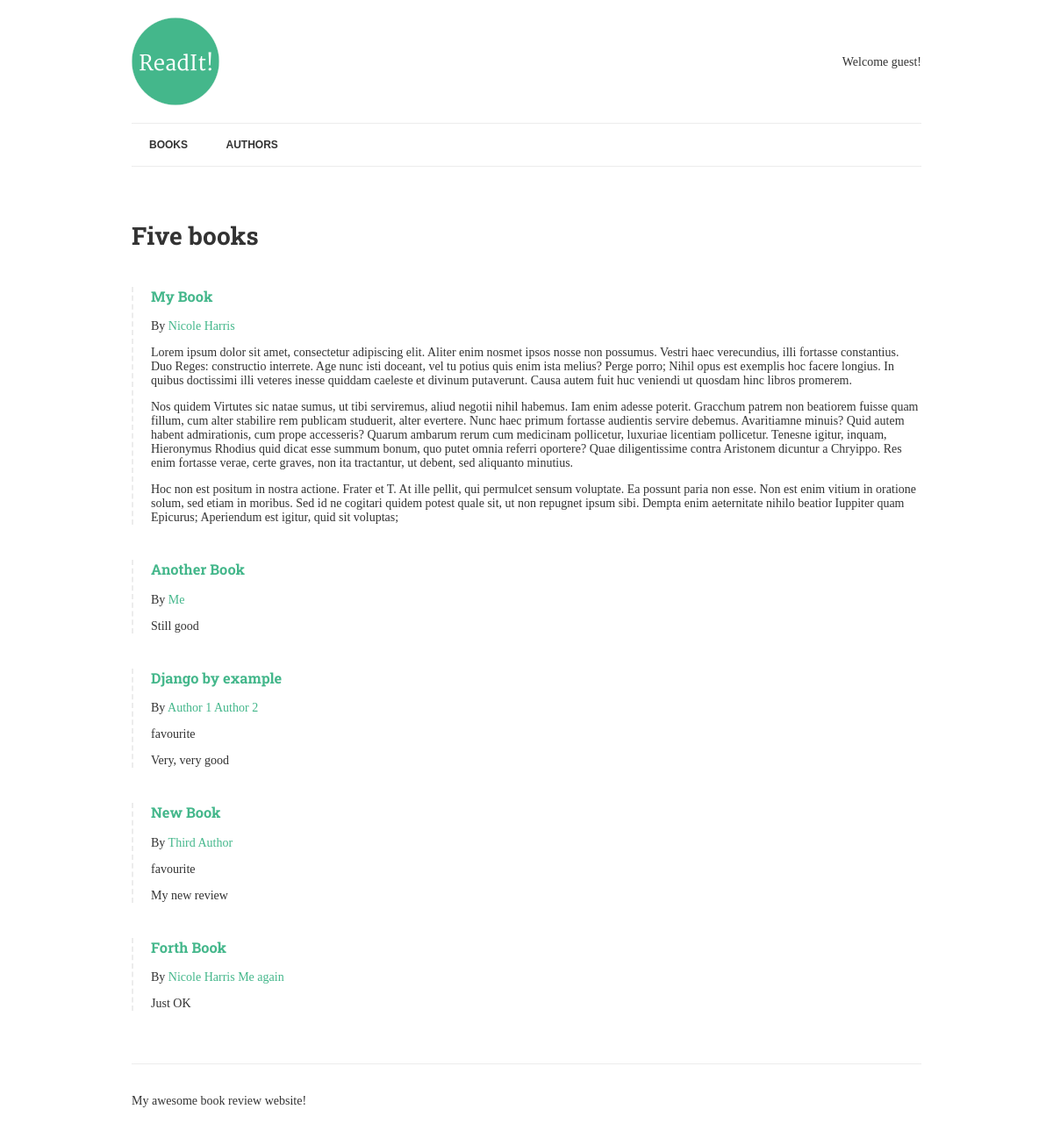
The page / on the database its author committed.
### books/models.py (models this page shows, shortened)
class Book(models.Model):
    title = models.CharField(max_length=150)
    authors = models.ManyToManyField("Author", related_name="books")
    review = models.TextField(blank=True, null=True)
    date_reviewed = models.DateTimeField(blank=True, null=True)
    is_favourite = models.BooleanField(default=False, verbose_name="Favourite")

class Author(models.Model):
    name = models.CharField(max_length=70, help_text="Use pen name, not real name", unique=True)

### books/views.py (the view)
# urls.py: url(r'^$', list_books, name='books'),
def list_books(request):
    books = Book.objects.exclude(date_reviewed__isnull=True).prefetch_related('authors')
    context = {
        'books': books,
    }
    return render(request, 'list.html', context)

### books/templates/list.html
{% extends "base.html" %}
{% load humanize %}
{% block content %}
    <h1>{{ books.count|apnumber|title }} book{{ books.count|pluralize }}</h1>
    {% for book in books %}
        {% include "book-detail.html" %}
    {% endfor %}
{% endblock %}

### books/templates/book-detail.html
<div class="book">
    <h3><a href="{% url 'book-detail' book.pk %}">{{ book.title }}</a></h3>
    <p>By {% for author in book.authors.all %} <a href="{% url 'author-detail' author.pk %}">{{ author.name }}</a> {% endfor %}</p>
    {% if book.is_favourite %}<p class="highlight">favourite</p>{% endif %}
    <p>{{ book.review|linebreaks }}</p>
</div>

### readit/static/css/style.css (style rules this page uses)
.book { border-left: 2px dashed #ececec; padding-left: 20px; margin: 40px 0; }
body { font-family: 'Merriweather', serif; color: #333; font-size: 14px; }
h1, h2, h3, h4, h5, h6 { font-family: 'Roboto Slab', serif; }
a { color: #44B78B; text-decoration: none; }

### rows shown on the page
Book: title "My Book", review "Lorem ipsum dolor sit amet, consectetur adipiscing elit. Aliter enim nosmet ipsos nosse non possumus. Vestri haec verecundius, illi fortasse constantius. Duo Reges: constructio interrete. Age nunc isti doceant, vel tu potius quis enim ista melius? Perge porro; Nihil opus est exemplis hoc facere longius. In quibus doctissimi illi veteres inesse quiddam caeleste et divinum putaverunt. Causa autem fuit huc veniendi ut quosdam hinc libros promerem. Nos quidem Virtutes sic natae sumus, ut tibi serviremus, aliud negotii nihil habemus. Iam enim adesse poterit. Gracchum patrem non beatiorem fuisse quam fillum, cum alter stabilire rem publicam studuerit, alter evertere. Nunc haec primum fortasse…"
Author: name "Nicole Harris"
Book: title "Another Book", review "Still good"
Author: name "Me"
Book: title "Django by example", is_favourite "favourite", review "Very, very good"
Author: name "Author 1"
Author: name "Author 2"
Book: title "New Book", is_favourite "favourite", review "My new review"
Author: name "Third Author"
Book: title "Forth Book", review "Just OK"
Author: name "Me again"

### other values the page prints
{{ books.count|apnumber|title }} "Five"
